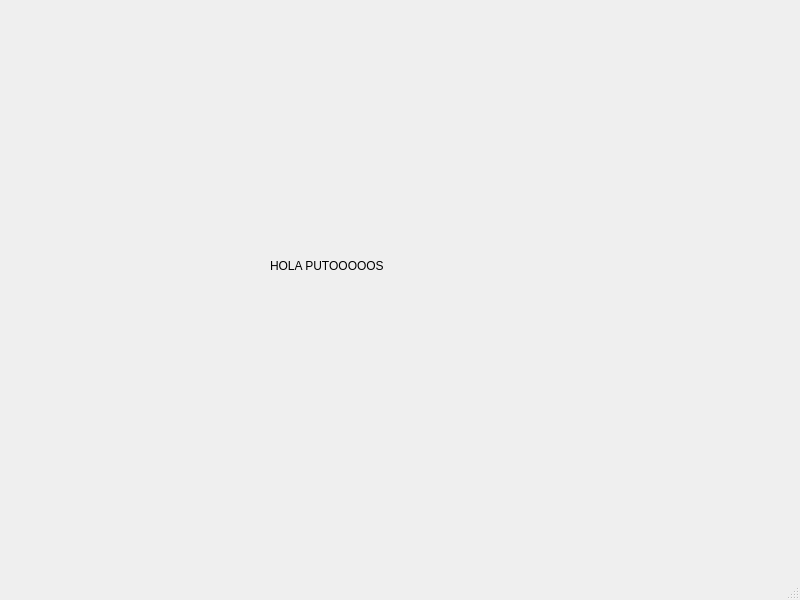
<?xml version="1.0" encoding="UTF-8"?>
<ui version="4.0">
 <class>MainWindow</class>
 <widget class="QMainWindow" name="MainWindow">
  <property name="geometry">
   <rect>
    <x>0</x>
    <y>0</y>
    <width>800</width>
    <height>600</height>
   </rect>
  </property>
  <property name="windowTitle">
   <string>MainWindow</string>
  </property>
  <widget class="QWidget" name="centralwidget">
   <widget class="QLabel" name="label">
    <property name="geometry">
     <rect>
      <x>270</x>
      <y>190</y>
      <width>271</width>
      <height>151</height>
     </rect>
    </property>
    <property name="text">
     <string>HOLA PUTOOOOOS</string>
    </property>
   </widget>
  </widget>
  <widget class="QMenuBar" name="menubar">
   <property name="geometry">
    <rect>
     <x>0</x>
     <y>0</y>
     <width>800</width>
     <height>22</height>
    </rect>
   </property>
  </widget>
  <widget class="QStatusBar" name="statusbar"/>
 </widget>
 <resources/>
 <connections/>
</ui>
